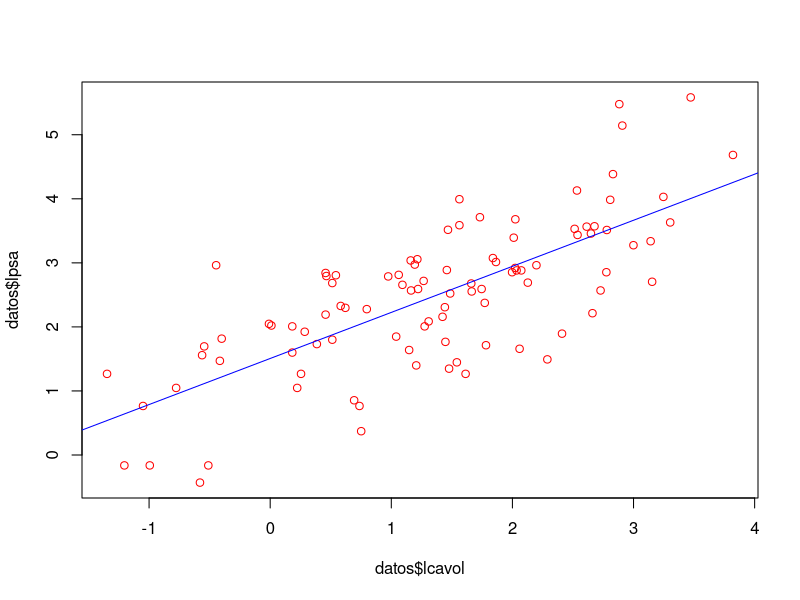
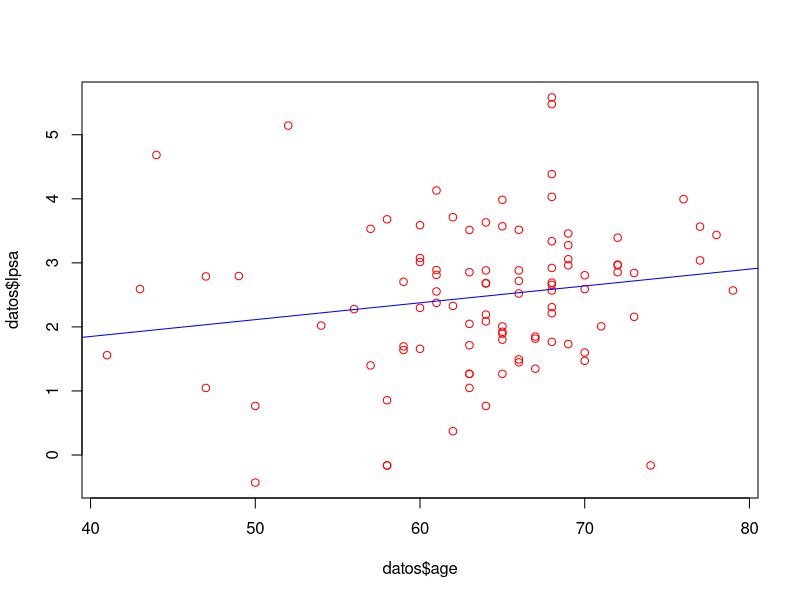

Source code (R) for these figures, in order:


setwd("C:/Users/emili/Downloads")
datos<-read.csv("prostate.csv",sep=",",dec='.',header=TRUE)
head(datos)
cor(datos)
modelo<-lm(lpsa~lcavol,data=datos)
modelo
plot(datos$lcavol,datos$lpsa,col="red")
abline(modelo,col="blue")

pred<-predict(modelo,data.frame(lcavol=c(0.70,0.41,-0.23)))
pred

modelo<-lm(lpsa~age,data=datos)
modelo

pred<-predict(modelo,data.frame(age=c(45,77,58)))
pred

plot(datos$age,datos$lpsa,col="red")
abline(modelo,col="blue")


